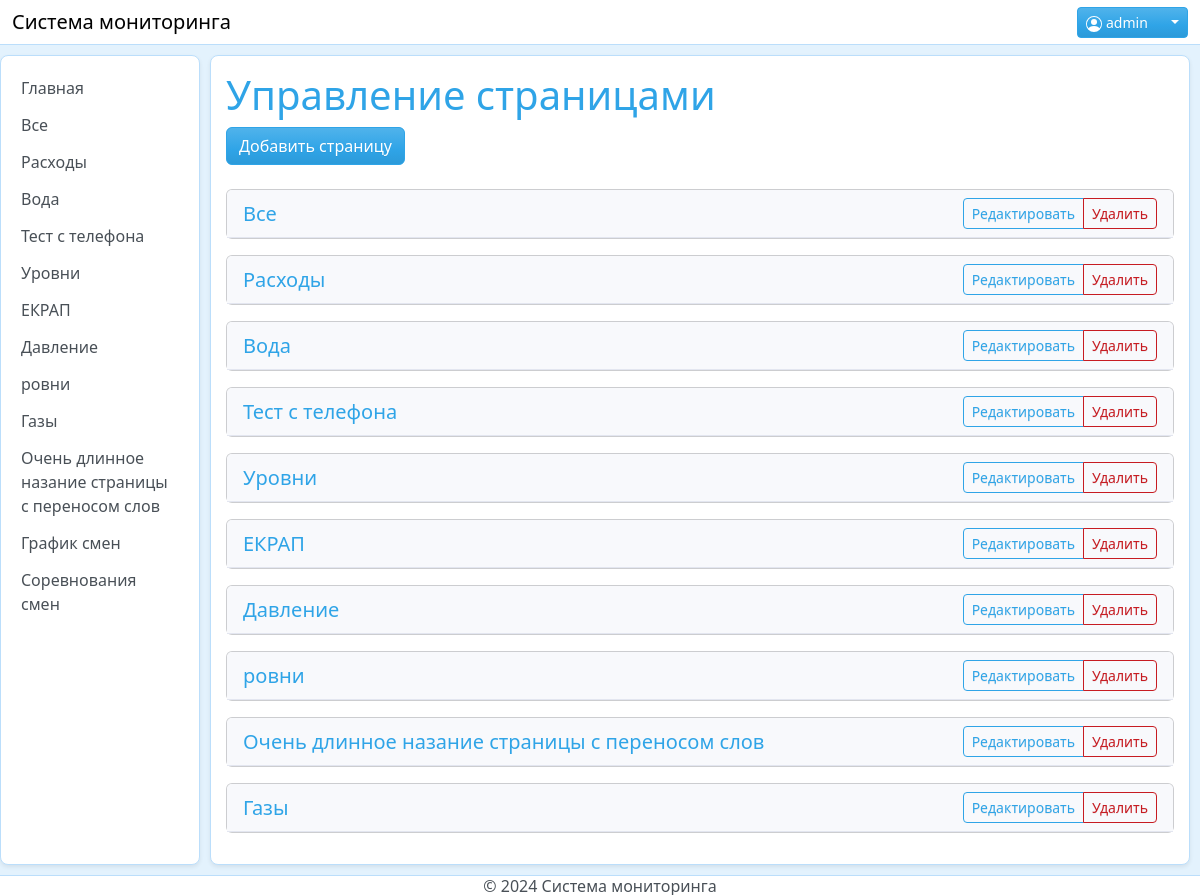
The app's page /manage_pages (signed in) with its own data.
### app/models.py (models this page shows, shortened)
class User(db.Model, UserMixin):
    id = db.Column(db.Integer, primary_key=True)
    username = db.Column(db.String(150), unique=True, nullable=False, index=True)
    password_hash = db.Column(db.String(150), nullable=False)
    is_admin = db.Column(db.Boolean, default=False)

class PageSettings(db.Model):
    id = db.Column(db.Integer, primary_key=True)
    page_name = db.Column(db.String(100))
    id_list = db.Column(db.String(500))
    _children = None  # Приватный атрибут для хранения дочерних страниц
    @property
    def children(self):
        if self._children is None:
            hierarchies = PageHierarchy.query.filter_by(parent_id=self.id).order_by(PageHierarchy.order).all()
            self._children = [h.child for h in hierarchies]
        return self._children
    @children.setter
    def children(self, value):
        self._children = value
    @property
    def parent_id(self):
        hierarchy = PageHierarchy.query.filter_by(child_id=self.id).first()
        return hierarchy.parent_id if hierarchy else None

### app/routes.py (the view, shortened to what this page needs)
@main.route('/manage_pages', methods=['GET', 'POST'])
def manage_pages():
    root_pages = get_page_hierarchy()
    parameters = Parameters.query.order_by(Parameters.CodeId).all()
    all_pages = PageSettings.query.all()
    return render_template('manage_pages.html',
                         root_pages=root_pages,
                         parameters=parameters,
                         all_pages=all_pages)

### app/__init__.py (called while the page is built)
def create_app():
    app = Flask(__name__)
    app.config.from_object(Config)
    csrf = CSRFProtect(app)
    db.init_app(app)
    login_manager.init_app(app)
    bcrypt.init_app(app)
    login_manager.login_view = 'auth.login'
    login_manager.login_message = 'Пожалуйста, войдите для доступа к этой странице.'
    login_manager.login_message_category = 'warning'
    from app.routes import main
    from app.login_route import auth
    from app.chart_route import chart
    from app.shfts import shifts
    app.register_blueprint(main)
    app.register_blueprint(auth)
    app.register_blueprint(chart)
    app.register_blueprint(shifts)
    @login_manager.user_loader
    def load_user(user_id):
        from app.models import User
        return User.query.get(int(user_id))
    from app.admin_views import init_admin
    init_admin(app)
    return app

### app/routes.py (called while the page is built)
@main.context_processor
def utility_processor():
    def get_pages():
        return PageSettings.query.all()
    return dict(pages=get_pages())

def get_page_hierarchy():
    root_pages = db.session.query(PageSettings)\
        .outerjoin(PageHierarchy, PageHierarchy.child_id == PageSettings.id)\
        .filter(PageHierarchy.parent_id == None)\
        .order_by(PageHierarchy.order)\
        .all()
    def get_children(page):
        children = db.session.query(PageSettings)\
            .join(PageHierarchy, PageHierarchy.child_id == PageSettings.id)\
            .filter(PageHierarchy.parent_id == page.id)\
            .order_by(PageHierarchy.order)\
            .all()
        for child in children:
            child.children = get_children(child)
        return children
    for page in root_pages:
        page.children = get_children(page)
    return root_pages

@main.context_processor
def inject_pages():
    return dict(root_pages=get_page_hierarchy())

### app/templates/manage_pages.html (shortened to what this page needs)
{% extends "base.html" %}
{% block content %}
<div class="content-container">
    <div class="row mb-4">
        <div class="col">
            <h1>Управление страницами</h1>
            <form action="{{ url_for('main.create_page') }}" class="mt-2">
                <button class="btn btn-primary">
                     Добавить страницу
                </button>
            </form>
        </div>
    </div>
    <div class="pages-list">
        {% macro render_page_item(page, level=0) %}
        <div class="card mb-3 ms-{{ level * 3 }}" data-page-id="{{ page.id }}">
            <div class="card-header d-flex justify-content-between align-items-center">
                <h3 class="h5 mb-0">
                    {{ page.page_name }}
                </h3>
                <div class="btn-group">
                    <button class="btn btn-outline-primary btn-sm"
                            onclick="editPage({{ page.id }})">
                         Редактировать
                    </button>
                    <button class="btn btn-outline-danger btn-sm"
                            onclick="deletePage({{ page.id }})">
                         Удалить
                    </button>
                </div>
            </div>
        </div>
        {% endmacro %}
        {% for page in root_pages %}
            {{ render_page_item(page) }}
        {% endfor %}
    </div>
</div>
{% endblock %}

### app/templates/base.html (shortened to what this page needs)
<!DOCTYPE html>
<html lang="ru">
<head>
    <link rel="stylesheet" href="{{ url_for('static', filename='css/bootstrap.css') }}">
    <link rel="stylesheet" href="{{ url_for('static', filename='css/style.css') }}">
</head>
<body>
    <button class="sidebar-toggle" id="sidebarToggle">
    </button>
    <header class="header">
        <nav class="navbar">
            <div class="container-fluid">
                <a class="navbar-brand" href="{{ url_for('main.index') }}">Система мониторинга</a>
                <div class="ms-auto d-flex align-items-center">
                    {% if current_user.is_authenticated %}
                        <div class="dropdown">
                            <button class="btn btn-primary btn-sm dropdown-toggle" type="button" data-bs-toggle="dropdown">
                                <span class="me-3"> {{ current_user.username }}</span>
                            </button>
                        </div>
                    {% endif %}
                </div>
            </div>
        </nav>
    </header>
    {% set auth_pages = ['auth.login', 'auth.register'] %}
    {% if request.endpoint not in auth_pages %}
    <aside class="sidebar" id="sidebar">
        <ul class="sidebar-menu">
            <li><a href="{{ url_for('main.index') }}"
                  class="{{ 'active' if request.endpoint == 'main.index' }}">Главная</a></li>
            {% if current_user.is_authenticated %}
                {% for page in pages %}
                    <li><a href="{{ url_for('main.dynamic_page', page_id=page.id) }}"
                          class="{{ 'active' if request.endpoint == 'main.dynamic_page' and
                                            request.view_args.page_id|string == page.id|string }}">
                        {{ page.page_name }}</a></li>
                {% endfor %}
                <li><a href="{{ url_for('main.shifts') }}"
                    class="{{ 'active' if request.endpoint == 'main.shifts' }}">График смен</a></li>
                <li><a href="{{ url_for('shifts.sore') }}"
                  class="{{ 'active' if request.endpoint == 'shifts.sore' }}">Соревнования смен</a></li>
            {% endif %}
        </ul>
    </aside>
    {% endif %}
    <div class="main-content {% if request.endpoint in auth_pages %}auth-page{% endif %}">
        <main class="main-container">
            {% set excluded_endpoints = ['main.create_page', 'main.manage_pages', 'main.manage_aggregation', 'auth.login', 'auth.register'] %}
            {% if request.endpoint not in excluded_endpoints %}
                {% from 'date-selector.html' import date_selector %}
            {% endif %}
            {% if current_user.is_authenticated or request.endpoint in auth_pages %}
                {% block content %}{% endblock %}
            {% endif %}
        </main>
    </div>
    <footer class="footer">
        <p class="m-0">&copy; 2024 Система мониторинга</p>
    </footer>
</body>
</html>

### app/static/css/style.css (style rules this page uses)
:root { --bs-primary: #007bff; --bs-primary-rgb: 33, 150, 243; --sidebar-width: 200px; --header-height: 45px; --footer-height: 20px; --bs-primary-light: #64B5F6; --bs-primary-dark: #1976D2; --bs-bg-light: #E3F2FD; --bs-bg-white: #FFFFFF; --bs-text-dark: #1A237E; --bs-text-light: #757575; --bs-border-color: #BBDEFB; --bs-primary-button-radius: 10px; }
body { background-color: var(--bs-bg-light); min-height: 100vh; display: flex; }
.header { height: var(--header-height); background-color: var(--bs-white); border-bottom: var(--bs-border-width) var(--bs-border-style) var(--bs-border-color); position: fixed; margin-bottom: 10px; top: 0; left: 0; right: 0; z-index: 5; }
.navbar { height: 100%; padding: 0 var(--bs-spacing-3); }
.sidebar { width: var(--sidebar-width); background-color: var(--bs-white); border: var(--bs-border-width) var(--bs-border-style) var(--bs-border-color); position: fixed; left: 0; top: calc(var(--header-height) + 10px); bottom: calc(var(--footer-height) + 10px); box-shadow: var(--bs-box-shadow-sm); overflow-y: auto; padding: 15px 10px; border-radius: var(--bs-border-radius-lg); transition: transform 0.3s ease-in-out; }
.sidebar-menu { list-style: none; padding: 0; margin: 0; }
.sidebar-menu li { padding: 0; margin-bottom: 3px; }
.sidebar-menu li:last-child { margin-bottom: 0; }
.sidebar-menu a { color: var(--bs-body-color); text-decoration: none; transition: all 0.15s ease-in-out; display: block; padding: 5px 10px; border-radius: var(--bs-border-radius); }
.main-content { margin-left: var(--sidebar-width); margin-top: var(--header-height); margin-bottom: var(--footer-height); flex-grow: 1; display: flex; flex-direction: column; width: calc(100% - var(--sidebar-width)); transition: margin-left 0.3s ease-in-out, width 0.3s ease-in-out; position: fixed; top: 0; right: 0; bottom: 0; overflow: hidden; }
.main-container { height: 100%; padding: 10px; width: 100%; margin: 0; overflow: hidden; display: flex; flex-direction: column; }
.content-container { background-color: var(--bs-white); border-radius: var(--bs-border-radius-lg); box-shadow: var(--bs-box-shadow-sm); border: var(--bs-border-width) var(--bs-border-style) var(--bs-border-color); padding: 15px; width: 100%; height: 100%; overflow-y: auto; }
.footer { height: var(--footer-height); background-color: var(--bs-white); border-top: var(--bs-border-width) var(--bs-border-style) var(--bs-border-color); position: fixed; bottom: 0; left: 0; right: 0; display: flex; align-items: center; justify-content: center; }
.sidebar-toggle { position: fixed; left: 10px; top: 8px; background: var(--bs-white); border: 1px solid var(--bs-border-color); border-radius: 4px; padding: 5px 10px; cursor: pointer; display: flex; align-items: center; justify-content: center; }
.sidebar { transition: transform 0.3s ease-in-out; }
.main-content { transition: margin-left 0.3s ease-in-out, width 0.3s ease-in-out; }
.card { background-color: #f8f9fc; }
.card-header { background-color: #f8f9fc; border-bottom: 1px solid #e3e6f0; }

### records on screen
User: username "admin"
PageSettings: page_name "Все"
PageSettings: page_name "Расходы"
PageSettings: page_name "Вода"
PageSettings: page_name "Тест с телефона"
PageSettings: page_name "Уровни"
PageSettings: page_name "ЕКРАП"
PageSettings: page_name "Давление"
PageSettings: page_name "ровни"
PageSettings: page_name "Газы"
PageSettings: page_name "Очень длинное назание страницы с переносом слов"
